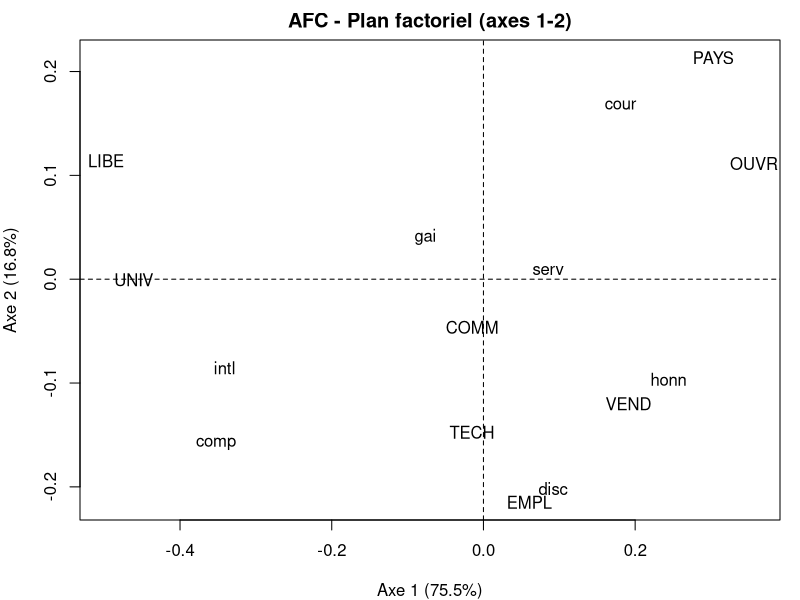

Recreate this plot in R.
# =========================
# EXO 7 - AFC (cas 1)
# =========================

donnees2 <- matrix(c(
  20,  9,  9, 27, 10, 16, 20,  4,  8,   # PAYS
  42, 10, 22, 51, 18, 28, 38, 12, 22,   # OUVR
  11,  2,  5, 14,  8,  7,  5,  8,  6,   # VEND
  8,  9, 12, 23, 14, 16, 14, 12, 12,   # COMM
  19, 10, 16, 52, 32, 25, 22, 25, 30,   # EMPL
  10,  5, 12, 23, 20, 13, 11, 13, 10,   # TECH
  2,  8,  7,  6, 15,  6,  6,  9,  4,   # UNIV
  8, 42, 23, 24, 46, 22, 22, 34, 16    # LIBE
), byrow = TRUE, nrow = 8)


rownames(donnees2) <- c("PAYS","OUVR","VEND","COMM","EMPL","TECH","UNIV","LIBE")
colnames(donnees2) <- c("seri","gene","gai","honn","intl","serv","cour","comp","disc")

donnees2
addmargins(donnees2) 

# INTRODUCTION : 
#1-	Pourcentage de chaque qualité + pourcentage des catégories pro 

N <- sum(donnees2)     
tot_lignes <- rowSums(donnees2)
tot_col <- colSums(donnees2)

pct_col <- 100 * tot_col / N       # % par qualité
pct_lignes <- 100 * tot_lignes / N # % par profession

pct_col
pct_lignes


# 2-a : nombre de personnes sondés: 
nb_personnes <- N / 3
nb_personnes

# 2-b: •	Proportion des employés pour qui être honnête rend sympathique : 
p_honn_sachant_empl <- donnees2["EMPL","honn"] / tot_lignes["EMPL"]
p_honn_sachant_empl


# 2.c) “Proportion d’employés parmi ceux qui pensent qu’être honnête rend sympathique” 
p_empl_sachant_honn <- donnees2["EMPL","honn"] / tot_col["honn"]
p_empl_sachant_honn


# ============================================================
# PARTIE 2 : AFC (Analyse des correspondances) via SVD
# ============================================================

# 1) Matrice des fréquences + masses
P <- donnees2 / N
r <- rowSums(P)
c <- colSums(P)

Dr_inv_sqrt <- diag(1 / sqrt(r))
Dc_inv_sqrt <- diag(1 / sqrt(c))

# 2) Résidus standardisés (indépendance)
S <- Dr_inv_sqrt %*% (P - r %*% t(c)) %*% Dc_inv_sqrt

# 3) SVD
sv <- svd(S)
eig <- sv$d^2
pct_inertie <- 100 * eig / sum(eig)

# 4) Coordonnées principales
U <- sv$u
V <- sv$v
Delta <- diag(sv$d)

F <- Dr_inv_sqrt %*% U %*% Delta   # lignes (professions)
G <- Dc_inv_sqrt %*% V %*% Delta   # colonnes (qualités)

rownames(F) <- rownames(donnees2)
rownames(G) <- colnames(donnees2)

# 5) Contributions (%)
ctr_rows <- sweep(F^2, 1, r, "*")
ctr_rows <- sweep(ctr_rows, 2, eig, "/") * 100

ctr_cols <- sweep(G^2, 1, c, "*")
ctr_cols <- sweep(ctr_cols, 2, eig, "/") * 100

# 6) Qualité de représentation cos² (%)
cos2_rows <- (F^2 / rowSums(F^2)) * 100
cos2_cols <- (G^2 / rowSums(G^2)) * 100

# 7) Plan (1,2)
F12 <- F[, 1:2]
G12 <- G[, 1:2]

ctr_rows12 <- ctr_rows[, 1:2]
ctr_cols12 <- ctr_cols[, 1:2]

cos2_rows12 <- cos2_rows[, 1:2]
cos2_cols12 <- cos2_cols[, 1:2]

qual_rows_plan12 <- rowSums(cos2_rows12)
qual_cols_plan12 <- rowSums(cos2_cols12)

# ============================================================
# TABLES
# ============================================================

table_inertie <- data.frame(
  Axe = 1:length(eig),
  Valeur_propre = eig,
  Pourcentage_inertie = pct_inertie
)

table_coord_rows <- data.frame(Modalite = rownames(F12), Axe1 = F12[,1], Axe2 = F12[,2])
table_coord_cols <- data.frame(Modalite = rownames(G12), Axe1 = G12[,1], Axe2 = G12[,2])

table_ctr_rows <- data.frame(Modalite = rownames(ctr_rows12), Axe1_pct = ctr_rows12[,1], Axe2_pct = ctr_rows12[,2])
table_ctr_cols <- data.frame(Modalite = rownames(ctr_cols12), Axe1_pct = ctr_cols12[,1], Axe2_pct = ctr_cols12[,2])

table_cos2_rows <- data.frame(Modalite = rownames(cos2_rows12), Axe1 = cos2_rows12[,1], Axe2 = cos2_rows12[,2],
                              Qualite_plan12 = qual_rows_plan12)

table_cos2_cols <- data.frame(Modalite = rownames(cos2_cols12), Axe1 = cos2_cols12[,1], Axe2 = cos2_cols12[,2],
                              Qualite_plan12 = qual_cols_plan12)

# Affichages arrondis 
print(transform(table_inertie,
                Valeur_propre = round(Valeur_propre, 6),
                Pourcentage_inertie = round(Pourcentage_inertie, 1)))

print(transform(table_coord_rows, Axe1 = round(Axe1,4), Axe2 = round(Axe2,4)))
print(transform(table_coord_cols, Axe1 = round(Axe1,4), Axe2 = round(Axe2,4)))

print(transform(table_ctr_rows, Axe1_pct = round(Axe1_pct,1), Axe2_pct = round(Axe2_pct,1)))
print(transform(table_ctr_cols, Axe1_pct = round(Axe1_pct,1), Axe2_pct = round(Axe2_pct,1)))

print(transform(table_cos2_rows,
                Axe1 = round(Axe1,1), Axe2 = round(Axe2,1), Qualite_plan12 = round(Qualite_plan12,1)))
print(transform(table_cos2_cols,
                Axe1 = round(Axe1,1), Axe2 = round(Axe2,1), Qualite_plan12 = round(Qualite_plan12,1)))

# Modalités les plus mal représentées (plan 1-2)
tmp_rows <- round(table_cos2_rows$Qualite_plan12, 1); names(tmp_rows) <- table_cos2_rows$Modalite
tmp_cols <- round(table_cos2_cols$Qualite_plan12, 1); names(tmp_cols) <- table_cos2_cols$Modalite

sort(tmp_rows)  # lignes (petit = mal représenté)
sort(tmp_cols)  # colonnes (petit = mal représenté)

# ============================================================
# GRAPHIQUE : plan factoriel (axes 1-2)
# ============================================================
par(mar = c(4, 4, 2, 1))

plot(F12, type = "n",
     xlab = paste0("Axe 1 (", round(pct_inertie[1], 1), "%)"),
     ylab = paste0("Axe 2 (", round(pct_inertie[2], 1), "%)"),
     main = "AFC - Plan factoriel (axes 1-2)")
abline(h = 0, v = 0, lty = 2)
text(F12, labels = rownames(F12))  # professions
text(G12, labels = rownames(G12))  # qualités


